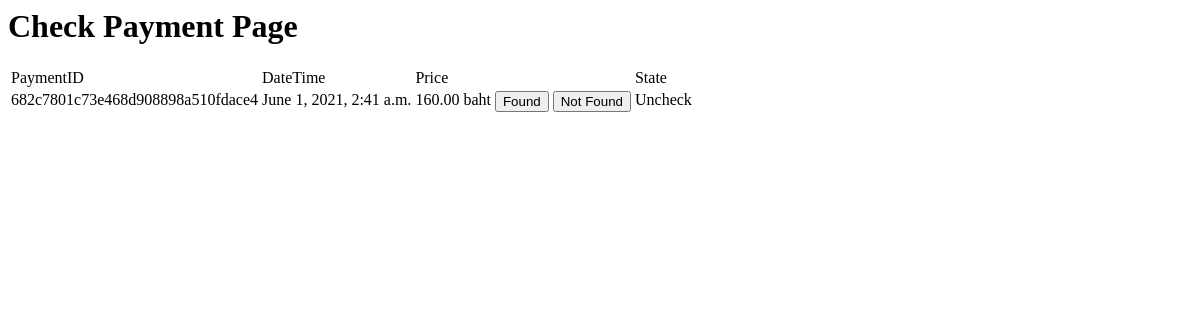
Screenshot of /adminsite/checkpayment/ (signed in) with the database file from the repository.
### booking/models.py (models this page shows)
class Payment(models.Model):
    class Meta:
        db_table = 'bcb_payment'
    paymentid = models.CharField(max_length=32, unique=True)
    timestamp = models.DateTimeField(
        default=timezone.now)
    pay = models.DecimalField(max_digits=10, decimal_places=2)
    member = models.ForeignKey(
        Member, on_delete=models.CASCADE, null=True, db_constraint=False)
    group = models.ForeignKey(
        Group, on_delete=models.CASCADE, null=True, db_constraint=False)
    is_checked = models.BooleanField(default=False)
    is_founded = models.BooleanField(default=True)

### adminsite/views.py (the view, shortened to what this page needs)
# urls.py: path('checkpayment/', views.CheckPayment.as_view(), name='check_payment'),
class CheckPayment(PermissionRequiredMixin, View):
    permission_required = 'is_staff'
    login_url = '/adminsite/login/'
    def get(self, request):
        q_payment = booking_models.Payment.objects.all().order_by('is_checked', '-timestamp')
        return render(request, 'adminsite/check_payment.html', {'form': q_payment})

### func/disable.py (called while the page is built)
    def process_request(self, request):
        setattr(request, '_dont_enforce_csrf_checks', True)

### template/adminsite/check_payment.html (shortened to what this page needs)
{% extends 'adminsite/base_admin.html' %}
{% block content %}
<h1>Check Payment Page</h1>
<form action="{% url 'check_payment' %}" method="POST">
    <table>
        <tr>
            <td>PaymentID</td>
            <td>DateTime</td>
            <td>Price</td>
            <td></td>
            <td>State</td>
        </tr>
        {% for payment in form %}
        <tr>
            <td>
                {{ payment.paymentid }}
            </td>
            <td>
                {{ payment.timestamp }}
            </td>
            <td>
                {{ payment.pay }} baht
            </td>
            <td>
                    <button type="submit" formmethod="post" name="found" value="{{ payment.paymentid }}">Found</button>
                    <button type="submit" formmethod="post" name="not_found" value="{{ payment.paymentid }}">Not Found</button>
            </td>
            <td>
                {% if not payment.is_checked %}
                    Uncheck
                {% else %}
                    Checked
                {% endif %}
            </td>
        </tr>
        {% endfor %}
    </table>
</form>
{% endblock %}

### template/adminsite/base_admin.html (style rules this page uses)
form { text-align: center; }
tr { vertical-align: top; text-align: left; }

### rows the page displays
Payment: paymentid "682c7801c73e468d908898a510fdace4", timestamp "June 1, 2021, 2:41 a.m.", pay "160.00", is_checked "Uncheck"
